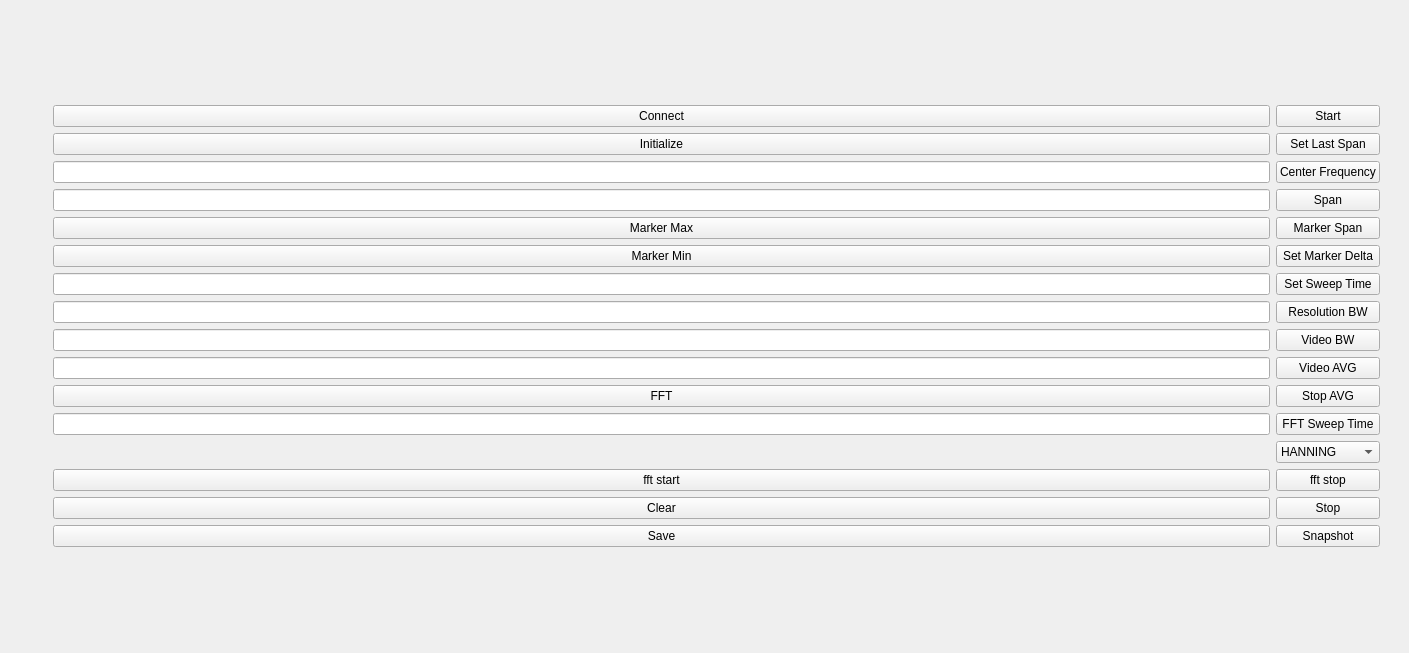
<?xml version="1.0" encoding="UTF-8"?>
<ui version="4.0">
 <class>Form</class>
 <widget class="QWidget" name="Form">
  <property name="geometry">
   <rect>
    <x>0</x>
    <y>0</y>
    <width>1409</width>
    <height>653</height>
   </rect>
  </property>
  <property name="windowTitle">
   <string/>
  </property>
  <layout class="QHBoxLayout" name="horizontalLayout_2">
   <item>
    <widget class="QWidget" name="widget" native="true">
     <layout class="QHBoxLayout" name="horizontalLayout">
      <item>
       <widget class="QWidget" name="plot_container" native="true">
        <layout class="QVBoxLayout" name="verticalLayout_2">
         <item>
          <layout class="QVBoxLayout" name="verticalLayout"/>
         </item>
        </layout>
       </widget>
      </item>
      <item>
       <widget class="QWidget" name="widget_2" native="true">
        <layout class="QGridLayout" name="gridLayout_2">
         <item row="0" column="0">
          <layout class="QGridLayout" name="gridLayout">
           <item row="18" column="0">
            <widget class="QPushButton" name="clearButton">
             <property name="text">
              <string>Clear</string>
             </property>
            </widget>
           </item>
           <item row="19" column="2">
            <widget class="QPushButton" name="snapshotButton">
             <property name="text">
              <string>Snapshot</string>
             </property>
            </widget>
           </item>
           <item row="3" column="2">
            <widget class="QPushButton" name="spanButton">
             <property name="text">
              <string>Span</string>
             </property>
            </widget>
           </item>
           <item row="19" column="0">
            <widget class="QPushButton" name="saveButton">
             <property name="text">
              <string>Save</string>
             </property>
            </widget>
           </item>
           <item row="2" column="2">
            <widget class="QPushButton" name="centerfreqButton">
             <property name="text">
              <string>Center Frequency</string>
             </property>
            </widget>
           </item>
           <item row="0" column="2">
            <widget class="QPushButton" name="startButton">
             <property name="text">
              <string>Start</string>
             </property>
            </widget>
           </item>
           <item row="0" column="0">
            <widget class="QPushButton" name="connectButton">
             <property name="text">
              <string>Connect</string>
             </property>
            </widget>
           </item>
           <item row="18" column="2">
            <widget class="QPushButton" name="stopButton">
             <property name="text">
              <string>Stop</string>
             </property>
            </widget>
           </item>
           <item row="6" column="2">
            <widget class="QPushButton" name="markerdeltaButton">
             <property name="text">
              <string>Set Marker Delta</string>
             </property>
            </widget>
           </item>
           <item row="5" column="2">
            <widget class="QPushButton" name="markerspanButton">
             <property name="text">
              <string>Marker Span</string>
             </property>
            </widget>
           </item>
           <item row="5" column="0">
            <widget class="QPushButton" name="markermaxButton">
             <property name="text">
              <string>Marker Max</string>
             </property>
            </widget>
           </item>
           <item row="3" column="0">
            <widget class="QLineEdit" name="spanLineEdit"/>
           </item>
           <item row="6" column="0">
            <widget class="QPushButton" name="markerminButton">
             <property name="text">
              <string>Marker Min</string>
             </property>
            </widget>
           </item>
           <item row="9" column="2">
            <widget class="QPushButton" name="videobwButton">
             <property name="text">
              <string>Video BW</string>
             </property>
            </widget>
           </item>
           <item row="10" column="0">
            <widget class="QLineEdit" name="videoavgLineEdit"/>
           </item>
           <item row="8" column="2">
            <widget class="QPushButton" name="resolutionbwButton">
             <property name="text">
              <string>Resolution BW</string>
             </property>
            </widget>
           </item>
           <item row="11" column="2">
            <widget class="QPushButton" name="clravgButton">
             <property name="text">
              <string>Stop AVG</string>
             </property>
            </widget>
           </item>
           <item row="10" column="2">
            <widget class="QPushButton" name="videoavgButton">
             <property name="text">
              <string>Video AVG</string>
             </property>
            </widget>
           </item>
           <item row="9" column="0">
            <widget class="QLineEdit" name="videobwLineEdit"/>
           </item>
           <item row="8" column="0">
            <widget class="QLineEdit" name="resolutionbwLineEdit"/>
           </item>
           <item row="7" column="2">
            <widget class="QPushButton" name="setsweeptimeButton">
             <property name="text">
              <string>Set Sweep Time</string>
             </property>
            </widget>
           </item>
           <item row="1" column="2">
            <widget class="QPushButton" name="lastspanButton">
             <property name="text">
              <string>Set Last Span</string>
             </property>
            </widget>
           </item>
           <item row="7" column="0">
            <widget class="QLineEdit" name="sweeptimeLineEdit"/>
           </item>
           <item row="11" column="0">
            <widget class="QPushButton" name="fftButton">
             <property name="text">
              <string>FFT</string>
             </property>
            </widget>
           </item>
           <item row="13" column="2">
            <widget class="QComboBox" name="comboBox">
             <item>
              <property name="text">
               <string>HANNING</string>
              </property>
             </item>
             <item>
              <property name="text">
               <string>UNIFORM</string>
              </property>
             </item>
             <item>
              <property name="text">
               <string>FLATTOP</string>
              </property>
             </item>
            </widget>
           </item>
           <item row="1" column="0">
            <widget class="QPushButton" name="initializeButton">
             <property name="text">
              <string>Initialize</string>
             </property>
            </widget>
           </item>
           <item row="12" column="0">
            <widget class="QLineEdit" name="fft_sweep_timeLineEdit"/>
           </item>
           <item row="12" column="2">
            <widget class="QPushButton" name="fft_sweep_timepushButton">
             <property name="text">
              <string>FFT Sweep Time</string>
             </property>
            </widget>
           </item>
           <item row="2" column="0">
            <widget class="QLineEdit" name="cfLineEdit"/>
           </item>
           <item row="14" column="2">
            <widget class="QPushButton" name="stopfftButton">
             <property name="text">
              <string>fft stop</string>
             </property>
            </widget>
           </item>
           <item row="14" column="0">
            <widget class="QPushButton" name="startfftButton">
             <property name="text">
              <string>fft start</string>
             </property>
            </widget>
           </item>
          </layout>
         </item>
        </layout>
       </widget>
      </item>
     </layout>
    </widget>
   </item>
  </layout>
 </widget>
 <resources/>
 <connections/>
</ui>
